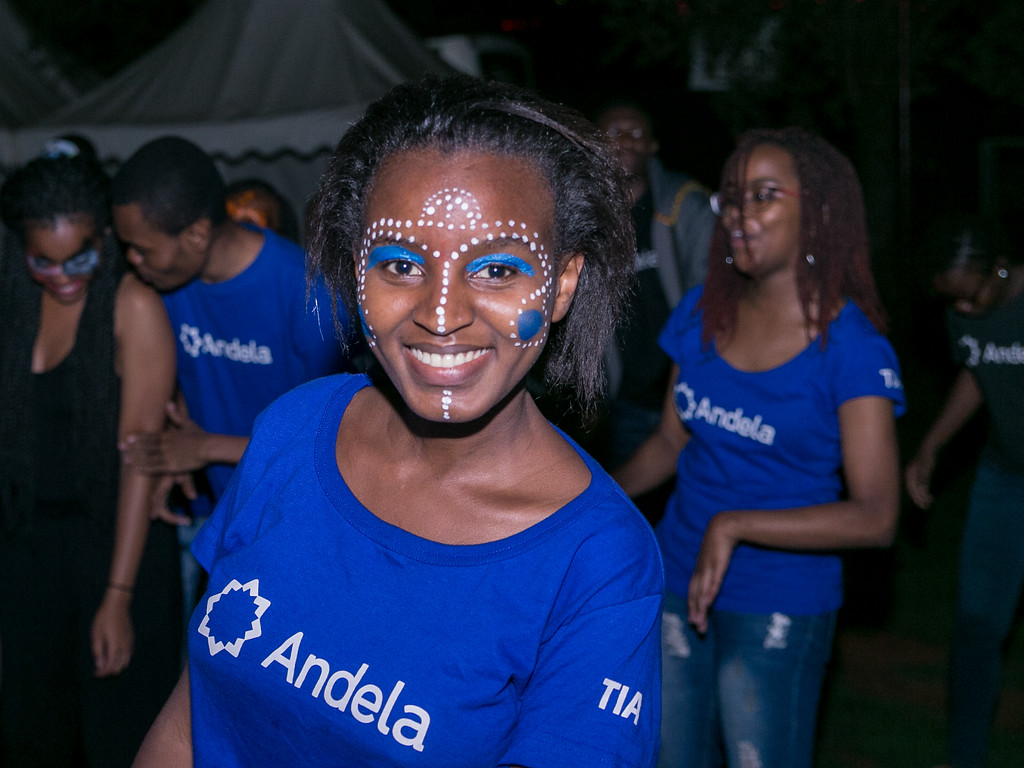
#> input picture images/syra.jpg, 1024 x 768 px, found by its file name
$ python face_and_eye_detection.py
#> lines starting #> are read from the running program, lines starting #| are printed output that depends on the picture; after the words box and inside, x2 and y2 are one past the last pixel; in counts of white or black regions, pixels touching at a corner belong together
import cv2 # import opencv

face_cascade = cv2.CascadeClassifier('cascades/haarcascade_frontalface_default.xml')
# Get the frontal face cascade
eye_cascade = cv2.CascadeClassifier('cascades/haarcascade_eye.xml')
# Get the eye cascade
img = cv2.imread('images/syra.jpg')
#> img is the input picture: shape (768, 1024, 3); mean B, G, R 66, 39.6, 31.2
# Read the image you want to detect
gray = cv2.cvtColor(img, cv2.COLOR_BGR2GRAY) # Convert image from BGR to GRAY color space
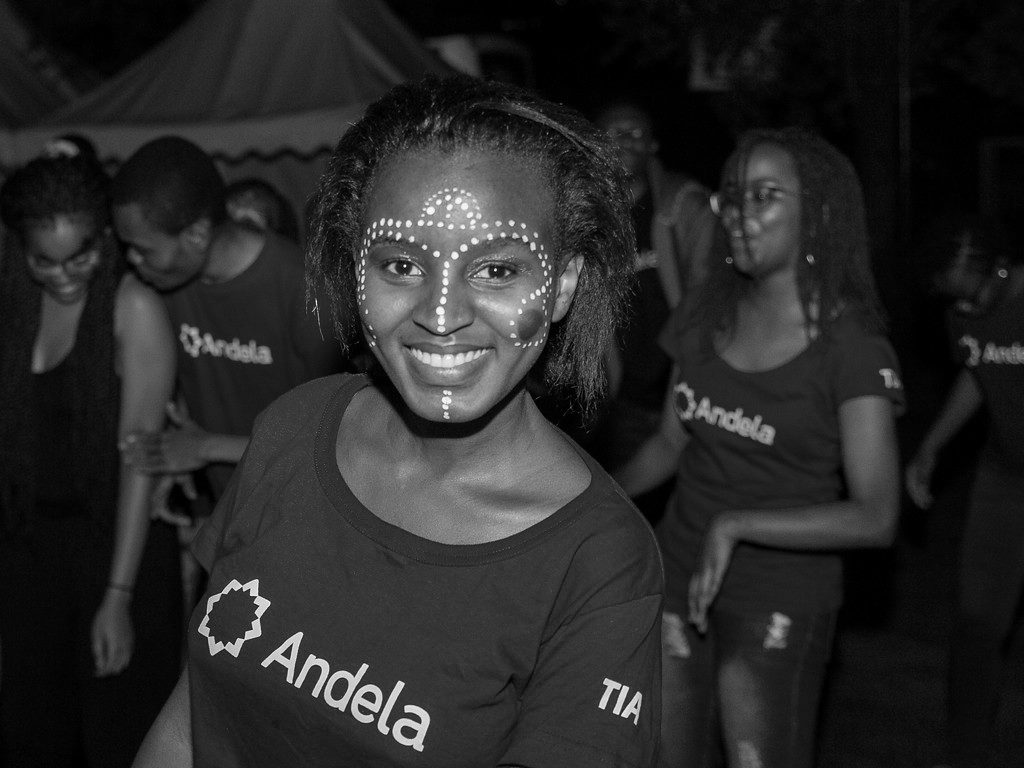
#> gray: shape (768, 1024); min 0, max 255, mean 40.1

faces = face_cascade.detectMultiScale(gray, 1.3, 5)
#> faces = [[326, 164, 242, 242]]
# Find the faces on the image. If faces are found, it returns the positions of the detected
# faces as Rect(x, y, w, h). We then creae a ROI - Region of interest and apply eye detection on it.
for (x, y, w, h) in faces:
    cv2.rectangle(img, (x, y), (x + w, y + h), (255, 0, 0), 2) # Get the top-left corner and bottom
    # right corner of the rectangle to plot it.
    roi_gray = gray[y:y + h, x:x + w]
    roi_color = img[y:y + h, x:x + w]
    eyes = eye_cascade.detectMultiScale(roi_gray)
    for (ex, ey, ew, eh) in eyes:
        cv2.rectangle(roi_color, (ex, ey), (ex + ew, ey + eh), (0, 255, 0), 2)
#> this loop made 1 pass
#> (x, y, w, h, eyes) on pass 1: (326, 164, 242, 242, [[50, 79, 49, 49], [140, 81, 55, 55]])
#> pass 1, `roi_gray = gray[y:y + h, x:x + w]`:
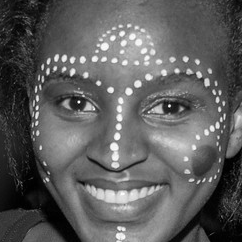
#> roi_gray: shape (242, 242); min 0, max 255, mean 93
#> pass 1, `roi_color = img[y:y + h, x:x + w]`:
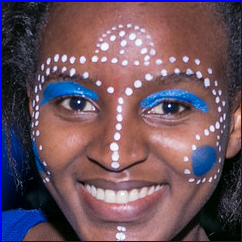
#> roi_color: shape (242, 242, 3); mean B, G, R 97.1, 83.3, 108
#> after the loop:
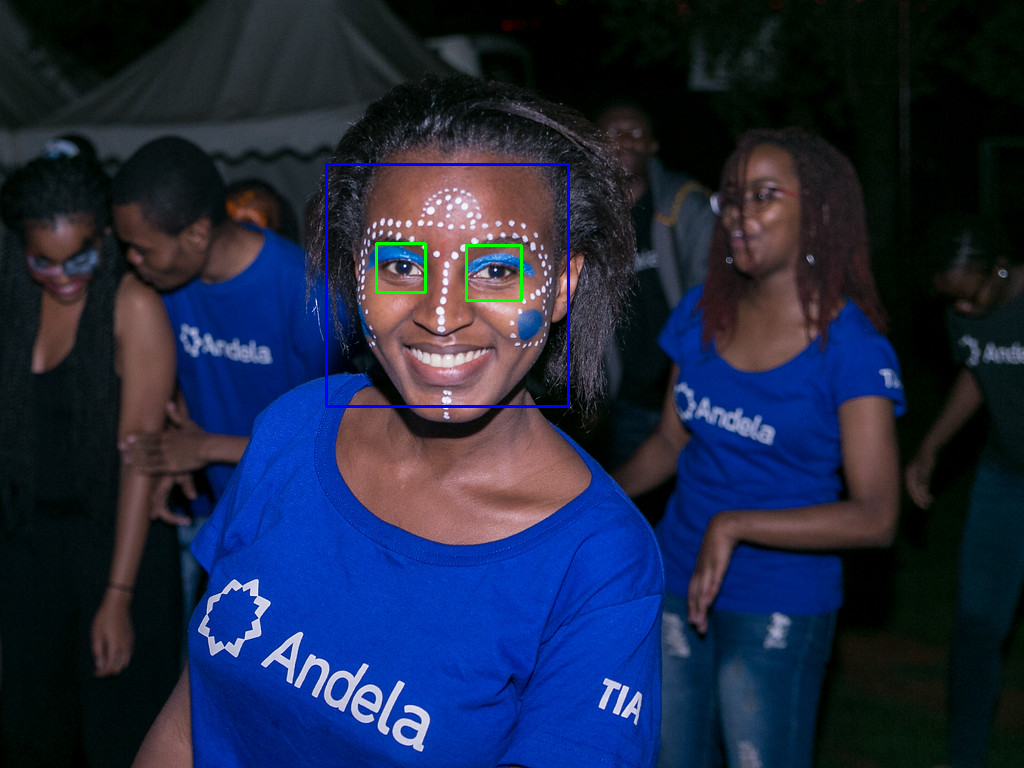
#> img: shape (768, 1024, 3); 0.53% of pixels changed, all inside (x1, y1, x2, y2) = (325, 163, 570, 408)
#> after the loop:
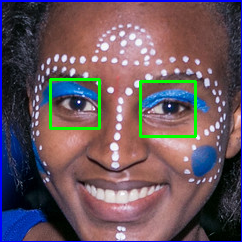
#> roi_color: shape (242, 242, 3); 2.12% of pixels changed, all inside (x1, y1, x2, y2) = (49, 78, 197, 138)
cv2.imshow('img', img) # Show the final image with face and eye regions
cv2.waitKey(0)
cv2.destroyAllWindows()
